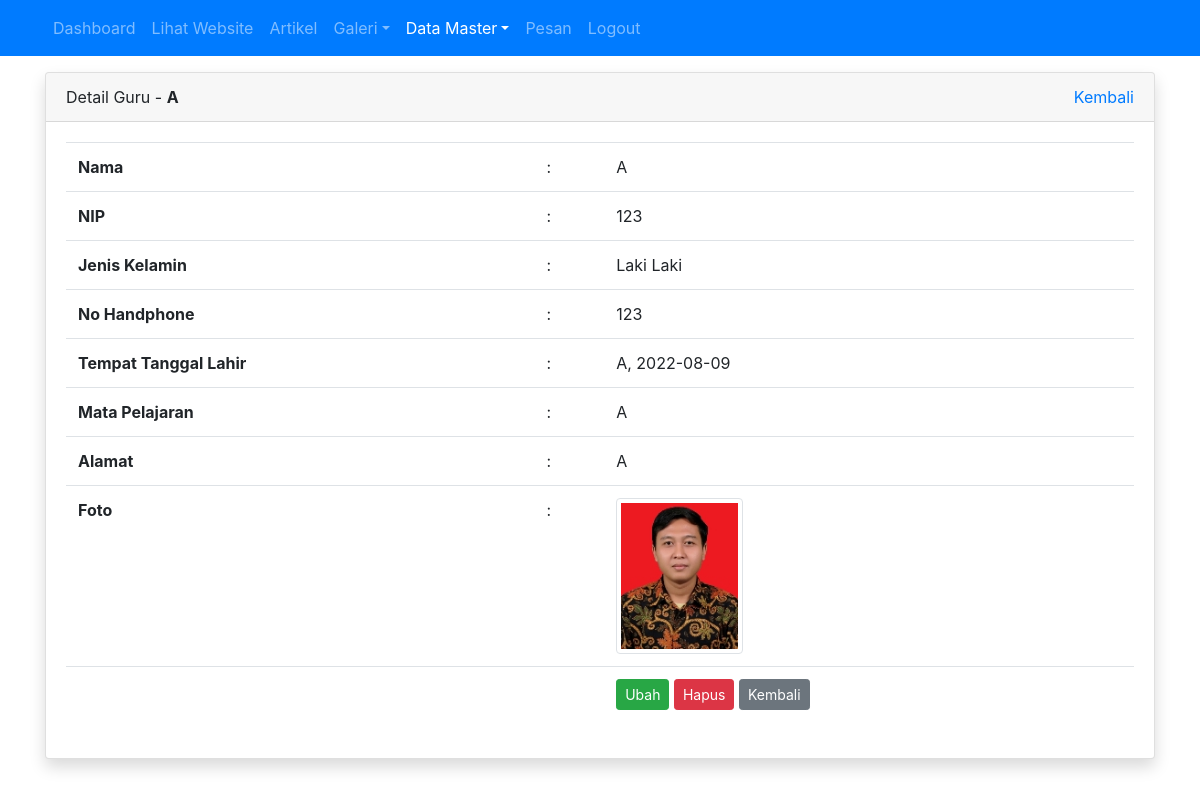
The app's page /admin/guru/detail.php?id=24 (signed in) with its own data.
### tables this page shows
CREATE TABLE `tbl_guru` (
  `id` int(11) NOT NULL,
  `nama` varchar(100) DEFAULT NULL,
  `nip` int(10) DEFAULT NULL,
  `jenis_kelamin` enum('L','P') DEFAULT NULL,
  `no_hp` varchar(12) DEFAULT NULL,
  `tempat_lahir` varchar(50) DEFAULT NULL,
  `tanggal_lahir` date DEFAULT NULL,
  `mata_pelajaran` varchar(50) DEFAULT NULL,
  `alamat` varchar(100) DEFAULT NULL,
  `foto` varchar(100) DEFAULT NULL
);

### admin/guru/detail.php (the view, shortened to what this page needs)
<?php
require_once '../../koneksi.php';
$id = $_GET['id'];
$query = mysqli_query($koneksi, "SELECT * FROM tbl_guru WHERE id = $id");
$row = mysqli_fetch_assoc($query);
?>
<!DOCTYPE html>
<html>
<head>
	<link rel="stylesheet" href="../../resources/datatables/datatables.min.css">
	<link rel="stylesheet" href="../../resources/css/bootstrap.min.css">
</head>
<body>
	<?php require_once '../navbar.php'; ?>
	<div class="container mt-3">
		<div class="row">
			<div class="col">
				<div class="card shadow">
					<div class="card-header">
						<div class="clearfix">
							<div class="float-left">
								Detail Guru - <strong><?= $row['nama'] ?></strong>
							</div>
							<div class="float-right">
								<a href="index.php">Kembali</a>
							</div>
						</div>
					</div>
					<div class="card-body">
						<table class="table table-stripped">
							<tr>
								<td><b>Nama</b></td>
								<td>:</td>
								<td><?= $row['nama'] ?></td>
							</tr>
							<tr>
								<td><b>NIP</b></td>
								<td>:</td>
								<td><?= $row['nip'] ?></td>
							</tr>
							<tr>
								<td><b>Jenis Kelamin</b></td>
								<td>:</td>
								<td>
									<?= $row['jenis_kelamin'] == 'L' ? 'Laki Laki' : '' ?>
								</td>
							</tr>
							<tr>
								<td><b>No Handphone</b></td>
								<td>:</td>
								<td><?= $row['no_hp'] ?></td>
							</tr>
							<tr>
								<td><b>Tempat Tanggal Lahir</b></td>
								<td>:</td>
								<td><?= $row['tempat_lahir'] ?>, <?= $row['tanggal_lahir'] ?></td>
							</tr>
							<tr>
								<td><b>Mata Pelajaran</b></td>
								<td>:</td>
								<td><?= $row['mata_pelajaran'] ?></td>
							</tr>
							<tr>
								<td><b>Alamat</b></td>
								<td>:</td>
								<td><?= $row['alamat'] ?></td>
							</tr>
							<tr>
								<td><b>Foto</b></td>
								<td>:</td>
								<td><img src="../../images/guru/<?= $row['foto'] ?>" alt="<?= $row['nama'] ?>" width="25%" class="img-thumbnail"></td>
							</tr>
							<tr>
								<td><b></td>
								<td></td>
								<td>
									<a href="ubah.php?id=<?= $row['id'] ?>" class="btn btn-success btn-sm">Ubah</a>
									<a href="hapus.php?id=<?= $row['id'] ?>" class="btn btn-danger btn-sm" onclick="return confirm('apakah anda yakin?')">Hapus</a>
									<a href="index.php" class="btn btn-secondary btn-sm">Kembali</a>
								</td>
							</tr>
						</table>
					</div>
				</div>
			</div>
		</div>
	</div>
</body>
</html>

### records on screen
tbl_guru: nama "A", nip "123", no_hp "123", tempat_lahir "A", tanggal_lahir "2022-08-09", mata_pelajaran "A", alamat "A", foto (picture)
